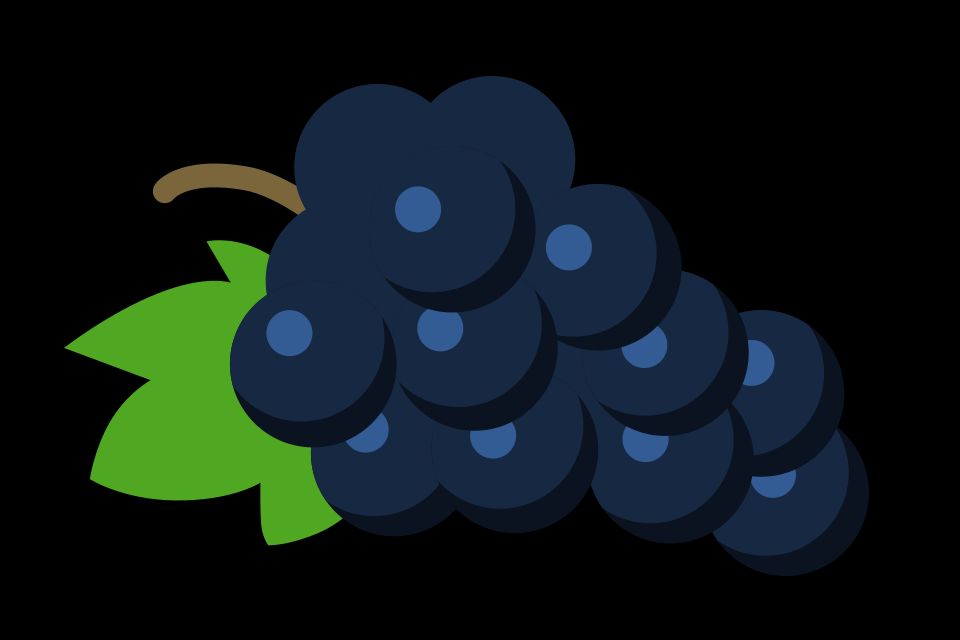

Rendered tile map (Tiled .tmx) drawn with the repository's tilesets; below, a short description and the full map source, tile grids included:
An orthogonal 30x20 tile map with 32x32 px tiles, 1 tile layer (Tile Layer 1) and 19 objects.

<map version="1.10" tiledversion="1.10.2" orientation="orthogonal" renderorder="right-down" width="30" height="20" tilewidth="32" tileheight="32" infinite="0" nextlayerid="5" nextobjectid="43">
 <tileset firstgid="1" name="anggur" tilewidth="805" tileheight="500" tilecount="1" columns="0">
  <grid orientation="orthogonal" width="1" height="1" />
  <tile id="0">
   <image width="805" height="500" source="images/anggur.png" />
  </tile>
 </tileset>
 <layer id="1" name="Tile Layer 1" width="30" height="20">
  <data encoding="csv">
0,0,0,0,0,0,0,0,0,0,0,0,0,0,0,0,0,0,0,0,0,0,0,0,0,0,0,0,0,0,
0,0,0,0,0,0,0,0,0,0,0,0,0,0,0,0,0,0,0,0,0,0,0,0,0,0,0,0,0,0,
0,0,0,0,0,0,0,0,0,0,0,0,0,0,0,0,0,0,0,0,0,0,0,0,0,0,0,0,0,0,
0,0,0,0,0,0,0,0,0,0,0,0,0,0,0,0,0,0,0,0,0,0,0,0,0,0,0,0,0,0,
0,0,0,0,0,0,0,0,0,0,0,0,0,0,0,0,0,0,0,0,0,0,0,0,0,0,0,0,0,0,
0,0,0,0,0,0,0,0,0,0,0,0,0,0,0,0,0,0,0,0,0,0,0,0,0,0,0,0,0,0,
0,0,0,0,0,0,0,0,0,0,0,0,0,0,0,0,0,0,0,0,0,0,0,0,0,0,0,0,0,0,
0,0,0,0,0,0,0,0,0,0,0,0,0,0,0,0,0,0,0,0,0,0,0,0,0,0,0,0,0,0,
0,0,0,0,0,0,0,0,0,0,0,0,0,0,0,0,0,0,0,0,0,0,0,0,0,0,0,0,0,0,
0,0,0,0,0,0,0,0,0,0,0,0,0,0,0,0,0,0,0,0,0,0,0,0,0,0,0,0,0,0,
0,0,0,0,0,0,0,0,0,0,0,0,0,0,0,0,0,0,0,0,0,0,0,0,0,0,0,0,0,0,
0,0,0,0,0,0,0,0,0,0,0,0,0,0,0,0,0,0,0,0,0,0,0,0,0,0,0,0,0,0,
0,0,0,0,0,0,0,0,0,0,0,0,0,0,0,0,0,0,0,0,0,0,0,0,0,0,0,0,0,0,
0,0,0,0,0,0,0,0,0,0,0,0,0,0,0,0,0,0,0,0,0,0,0,0,0,0,0,0,0,0,
0,0,0,0,0,0,0,0,0,0,0,0,0,0,0,0,0,0,0,0,0,0,0,0,0,0,0,0,0,0,
0,0,0,0,0,0,0,0,0,0,0,0,0,0,0,0,0,0,0,0,0,0,0,0,0,0,0,0,0,0,
0,0,0,0,0,0,0,0,0,0,0,0,0,0,0,0,0,0,0,0,0,0,0,0,0,0,0,0,0,0,
0,0,1,0,0,0,0,0,0,0,0,0,0,0,0,0,0,0,0,0,0,0,0,0,0,0,0,0,0,0,
0,0,0,0,0,0,0,0,0,0,0,0,0,0,0,0,0,0,0,0,0,0,0,0,0,0,0,0,0,0,
0,0,0,0,0,0,0,0,0,0,0,0,0,0,0,0,0,0,0,0,0,0,0,0,0,0,0,0,0,0
</data>
 </layer>
 <objectgroup id="2" name="dots">
  <object id="25" x="797.131" y="517.813" width="64" height="64" />
  <object id="26" x="756.86" y="281.447" width="64" height="64" />
  <object id="27" x="592.563" y="153.271" width="64" height="64" />
  <object id="28" x="323.395" y="54.227" width="64" height="64" />
  <object id="29" x="125.306" y="156.767" width="64" height="64" />
  <object id="30" x="37.9138" y="311.743" width="64" height="64" />
  <object id="31" x="219.69" y="452.735" width="64" height="64" />
  <object id="32" x="458.562" y="494.684" width="64" height="64" />
  <object id="33" x="611.207" y="504.006" width="64" height="64" />
 </objectgroup>
 <objectgroup id="3" name="letak gambar" visible="0">
  <object id="1" x="67.5833" y="73.4095" width="804.008" height="503.379" />
 </objectgroup>
 <objectgroup id="4" name="paths">
  <object id="34" x="849.452" y="537.171">
   <polyline points="0,0 18.6437,-34.9569 18.6437,-71.079 0,-100.21 -12.8175,-114.192 -4.66092,-158.471 -13.9828,-186.437 -39.6178,-212.072" />
  </object>
  <object id="35" x="777.208" y="308.786">
   <polyline points="0,0 -38.4526,3.49569 -54.7658,-19.8089 -82.7313,-40.783 -96.7141,-40.783 -100.21,-79.2356 -115.358,-100.21 -142.158,-120.019" />
  </object>
  <object id="36" x="604.754" y="179.445">
   <polyline points="0,0 -34.9569,6.99138 -27.9655,-25.6351 -39.6178,-62.9224 -66.4181,-93.2184 -106.036,-108.366 -144.488,-103.705 -171.289,-83.8965 -207.411,-97.8793 -228.385,-96.7141" />
  </object>
  <object id="37" x="337.917" y="92.0531">
   <polyline points="0,0 -31.4612,25.6351 -41.9483,54.7658 -44.2787,83.8965 -82.7313,72.2442 -127.01,66.4181 -164.297,79.2356" />
  </object>
  <object id="38" x="173.619" y="201.585">
   <polyline points="0,0 36.1221,-13.9828 72.2442,-10.4871 125.845,9.32184 104.871,36.1221 97.8793,40.783 82.7313,53.6006 64.0876,46.6092 46.6092,36.1221 34.9569,44.2787 50.1049,78.0704 -36.1221,93.2184 -68.7485,114.192 -90.8879,125.845" />
  </object>
  <object id="39" x="89.7227" y="349.569">
   <polyline points="0,0 30.296,19.8089 58.2615,29.1307 31.4612,48.9396 12.8175,80.4008 1.16523,114.192 0,125.845 44.2787,143.323 82.7313,147.984 122.349,150.315 152.645,137.497" />
  </object>
  <object id="40" x="262.177" y="495.223">
   <polyline points="0,0 -4.66092,18.6437 -2.33046,31.4612 4.66092,45.444 29.1307,46.6092 53.6006,37.2873 81.5661,20.9741 106.036,33.7917 134.001,37.2873 159.636,34.9569 180.611,22.1394 205.08,5.82615" />
  </object>
  <object id="41" x="504.544" y="533.675">
   <polyline points="0,0 31.4612,-4.66092 54.7658,-12.8175 72.2442,-27.9655 88.5574,-48.9396 97.8793,-27.9655 118.853,-8.15661" />
  </object>
  <object id="42" x="658.355" y="541.832">
   <polyline points="0,0 29.1307,0 52.4353,-10.4871 78.0704,12.8175 103.705,29.1307 125.845,29.1307 158.471,25.6351" />
  </object>
 </objectgroup>
</map>
